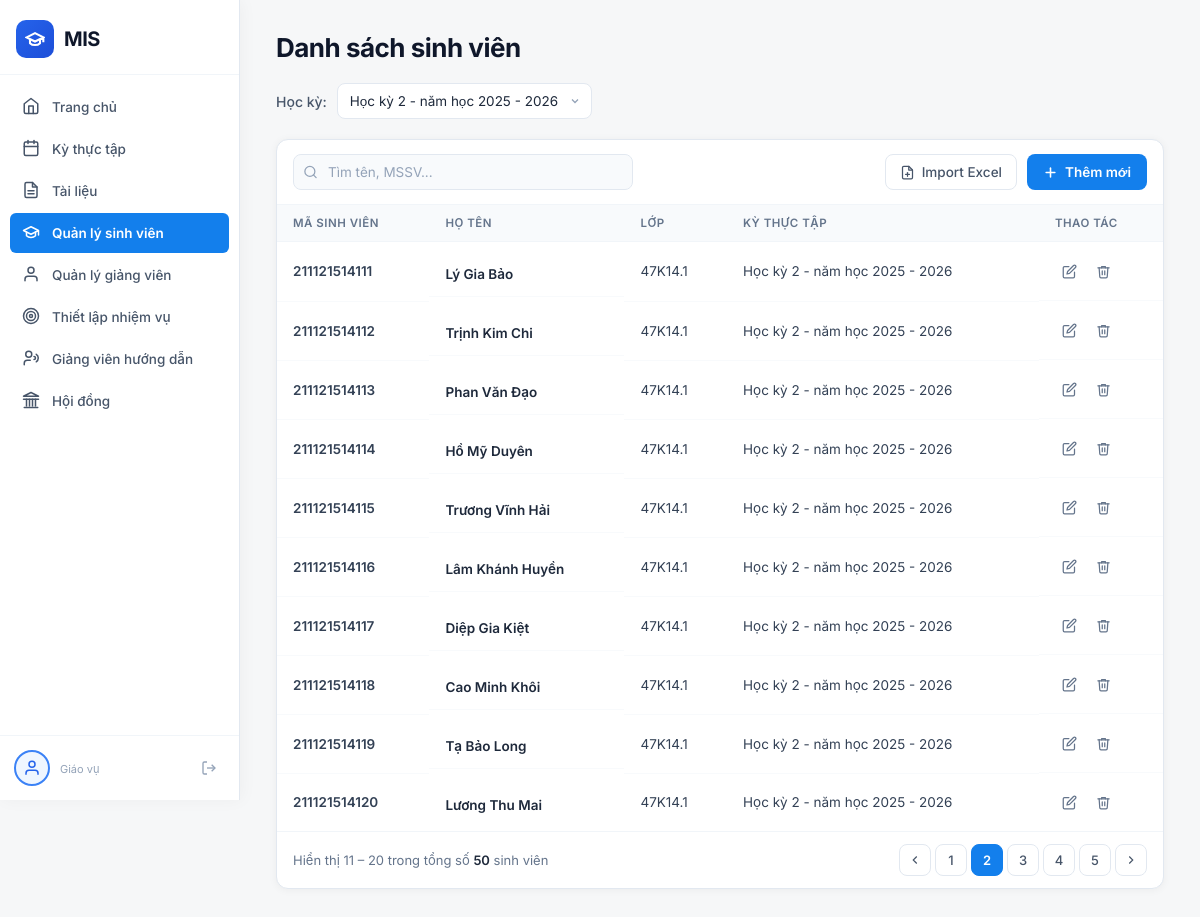
/giao-vu/quan-ly-sinh-vien/?page=2&ky=1, run on the app's committed database.
### Home/models.py (models this page shows, shortened)
class SinhVien(models.Model):
    ma_sv = models.CharField(max_length=20, primary_key=True)
    ho_ten = models.CharField(max_length=255)
    lop = models.CharField(max_length=50)
    ky_hien_tai = models.ForeignKey(KyThucTap, on_delete=models.SET_NULL, null=True)

class KyThucTap(models.Model):
    ten_ky = models.CharField(max_length=255)
    ngay_bat_dau = models.DateField()
    ngay_ket_thuc = models.DateField()
    gv_phu_trach = models.ForeignKey(GiangVien, on_delete=models.SET_NULL, null=True)

### GiaoVu/views.py (the view, shortened to what this page needs)
# urls.py: path('quan-ly-sinh-vien/', views.ql_sinh_vien_view, name='giaovu_qlsinhvien'),
def ql_sinh_vien_view(request):
    selected_ky  = request.GET.get('ky', '')
    search_query = request.GET.get('q', '').strip()
    if not selected_ky and 'ky' not in request.GET:
        newest = KyThucTap.objects.order_by('-id').first()
        if newest:
            selected_ky = str(newest.id)
    sv_list = SinhVien.objects.select_related('ky_hien_tai').all().order_by('ma_sv')
    if selected_ky:
        sv_list = sv_list.filter(ky_hien_tai__id=selected_ky)
    if search_query:
        sv_list = sv_list.filter(Q(ma_sv__icontains=search_query) | Q(ho_ten__icontains=search_query))
    paginator = Paginator(sv_list, 10)
    page_obj  = paginator.get_page(request.GET.get('page', 1))
    context = {
        'current_page' : 'qlsinhvien',
        'danh_sach_ky' : KyThucTap.objects.all().order_by('-id'),
        'page_obj'     : page_obj,
        'selected_ky'  : selected_ky,
        'selected_ky_int': int(selected_ky) if selected_ky.isdigit() else None,
        'search_query' : search_query,
    }
    return render(request, 'GiaoVu/sinh_vien.html', context)

### GiaoVu/templates/GiaoVu/sinh_vien.html (shortened to what this page needs)
{% extends 'GiaoVu/home.html' %}
{% load static %}
{% block extra_css %}
<link rel="stylesheet" href="{% static 'GiaoVu/css/sinh_vien.css' %}">
{% endblock %}
{% block content %}
<div class="page-container">
    <div class="page-header">
        <h1 class="page-title">Danh sách sinh viên</h1>
    </div>
    <div class="filter-bar">
        <label class="filter-label">Học kỳ:</label>
        <form method="get" id="filterForm">
            <select name="ky" class="select-ky" id="kySelect" onchange="document.getElementById('filterForm').submit()">
                {% for ky in danh_sach_ky %}
                <option value="{{ ky.id }}">{{ ky.ten_ky }}</option>
                {% endfor %}
            </select>
        </form>
    </div>
    <div class="table-card">
        <div class="table-toolbar">
            <form method="get" class="search-form" id="searchForm">
                <div class="search-box">
                    <input type="text" name="q" value="{{ search_query }}" placeholder="Tìm tên, MSSV..."
                        class="search-input" id="searchInput" autocomplete="off">
                </div>
            </form>
            <div class="toolbar-actions">
                <button class="btn-import" id="btnImport" type="button">
                    Import Excel
                </button>
                <button class="btn-primary" id="btnThemMoi" type="button">
                    <svg viewBox="0 0 24 24" fill="none" stroke="currentColor" stroke-width="2.5" stroke-linecap="round"
                        stroke-linejoin="round">
                        <line x1="12" y1="5" x2="12" y2="19"></line>
                        <line x1="5" y1="12" x2="19" y2="12"></line>
                    </svg>
                    Thêm mới
                </button>
            </div>
        </div>
        <table class="sv-table">
            <thead>
                <tr>
                    <th>Mã sinh viên</th>
                    <th>HỌ TÊN</th>
                    <th>LỚP</th>
                    <th>KỲ THỰC TẬP</th>
                    <th>THAO TÁC</th>
                </tr>
            </thead>
            <tbody>
                {% for sv in page_obj %}
                <tr>
                    <td class="td-mssv">{{ sv.ma_sv }}</td>
                    <td class="td-hoten">
                        <span class="sv-name">{{ sv.ho_ten }}</span>
                    </td>
                    <td>{{ sv.lop }}</td>
                    <td>{{ sv.ky_hien_tai.ten_ky|default:"—" }}</td>
                    <td class="td-actions">
                        <button class="btn-action btn-edit" type="button" title="Chỉnh sửa" data-ma="{{ sv.ma_sv }}"
                            data-hoten="{{ sv.ho_ten }}" data-lop="{{ sv.lop }}"
                            data-ky="{{ sv.ky_hien_tai.id|default:'' }}">
                            <svg viewBox="0 0 24 24" fill="none" stroke="currentColor" stroke-width="2"
                                stroke-linecap="round" stroke-linejoin="round">
                                <path d="M11 4H4a2 2 0 0 0-2 2v14a2 2 0 0 0 2 2h14a2 2 0 0 0 2-2v-7" />
                                <path d="M18.5 2.5a2.121 2.121 0 0 1 3 3L12 15l-4 1 1-4 9.5-9.5z" />
                            </svg>
                        </button>
                        <button class="btn-action btn-delete" type="button" title="Xóa"
                            onclick="confirmDelete('{{ sv.ma_sv }}', '{{ sv.ho_ten }}')">
                            <svg viewBox="0 0 24 24" fill="none" stroke="currentColor" stroke-width="2"
                                stroke-linecap="round" stroke-linejoin="round">
                                <polyline points="3 6 5 6 21 6" />
                                <path d="M19 6l-1 14a2 2 0 0 1-2 2H8a2 2 0 0 1-2-2L5 6" />
                                <path d="M10 11v6" />
                                <path d="M14 11v6" />
                                <path d="M9 6V4h6v2" />
                            </svg>
                        </button>
                    </td>
                </tr>
                {% empty %}
                <tr>
                    <td colspan="5" class="empty-row">Chưa có sinh viên nào.</td>
                </tr>
                {% endfor %}
            </tbody>
        </table>
        <div class="pagination-bar">
            {% if page_obj.paginator.count > 0 %}
            <span class="pagination-info">Hiển thị {{ page_obj.start_index }} – {{ page_obj.end_index }} trong tổng số <strong>{{ page_obj.paginator.count }}</strong> sinh viên</span>
            {% else %}
            <span class="pagination-info">Không có dữ liệu</span>
            {% endif %}
            <div class="pagination-btns">
                {% if page_obj.has_previous %}
                <a href="?page={{ page_obj.previous_page_number }}{% if selected_ky %}&ky={{ selected_ky }}{% endif %}{% if search_query %}&q={{ search_query }}{% endif %}"
                    class="pg-btn pg-prev">
                    <svg viewBox="0 0 24 24" fill="none" stroke="currentColor" stroke-width="2">
                        <polyline points="15 18 9 12 15 6"></polyline>
                    </svg>
                </a>
                {% else %}
                <button class="pg-btn pg-prev" type="button" disabled>
                    <svg viewBox="0 0 24 24" fill="none" stroke="currentColor" stroke-width="2">
                        <polyline points="15 18 9 12 15 6"></polyline>
                    </svg>
                </button>
                {% endif %}
                {% for num in page_obj.paginator.page_range %}
                {% if num == page_obj.number %}
                <span class="pg-btn pg-active">{{ num }}</span>
                {% else %}
                <a href="?page={{ num }}{% if selected_ky %}&ky={{ selected_ky }}{% endif %}{% if search_query %}&q={{ search_query }}{% endif %}"
                    class="pg-btn">{{ num }}</a>
                {% endif %}
                {% endfor %}
                {% if page_obj.has_next %}
                <a href="?page={{ page_obj.next_page_number }}{% if selected_ky %}&ky={{ selected_ky }}{% endif %}{% if search_query %}&q={{ search_query }}{% endif %}"
                    class="pg-btn pg-next">
                    <svg viewBox="0 0 24 24" fill="none" stroke="currentColor" stroke-width="2">
                        <polyline points="9 18 15 12 9 6"></polyline>
                    </svg>
                </a>
                {% else %}
                <button class="pg-btn pg-next" type="button" disabled>
                    <svg viewBox="0 0 24 24" fill="none" stroke="currentColor" stroke-width="2">
                        <polyline points="9 18 15 12 9 6"></polyline>
                    </svg>
                </button>
                {% endif %}
            </div>
        </div>
    </div>
</div>
{% endblock %}

### GiaoVu/static/GiaoVu/css/home.css (style rules this page uses)
:root { --sidebar-width: 240px; --radius-sm: 6px; --transition: all 0.22s cubic-bezier(0.4, 0, 0.2, 1); --gray-100: #f1f5f9; --gray-200: #e2e8f0; --gray-400: #94a3b8; --gray-800: #1e293b; --gray-900: #0f172a; --red: #dc2626; --red-bg: #fef2f2; }
*, *::before, *::after { box-sizing: border-box; margin: 0; padding: 0; }
body { font-family: 'Inter', -apple-system, BlinkMacSystemFont, sans-serif; background: #F6F7F8; color: var(--gray-800); display: flex; min-height: 100vh; }
a { text-decoration: none; color: inherit; }
button { cursor: pointer; border: none; background: none; font-family: inherit; }
svg { display: block; }

### data on the page
SinhVien: ma_sv "211121514111", ho_ten "Lý Gia Bảo", lop "47K14.1", ky_hien_tai.ten_ky "Học kỳ 2 - năm học 2025 - 2026"
SinhVien: ma_sv "211121514112", ho_ten "Trịnh Kim Chi", lop "47K14.1", ky_hien_tai.ten_ky "Học kỳ 2 - năm học 2025 - 2026"
SinhVien: ma_sv "211121514113", ho_ten "Phan Văn Đạo", lop "47K14.1", ky_hien_tai.ten_ky "Học kỳ 2 - năm học 2025 - 2026"
SinhVien: ma_sv "211121514114", ho_ten "Hồ Mỹ Duyên", lop "47K14.1", ky_hien_tai.ten_ky "Học kỳ 2 - năm học 2025 - 2026"
SinhVien: ma_sv "211121514115", ho_ten "Trương Vĩnh Hải", lop "47K14.1", ky_hien_tai.ten_ky "Học kỳ 2 - năm học 2025 - 2026"
SinhVien: ma_sv "211121514116", ho_ten "Lâm Khánh Huyền", lop "47K14.1", ky_hien_tai.ten_ky "Học kỳ 2 - năm học 2025 - 2026"
SinhVien: ma_sv "211121514117", ho_ten "Diệp Gia Kiệt", lop "47K14.1", ky_hien_tai.ten_ky "Học kỳ 2 - năm học 2025 - 2026"
SinhVien: ma_sv "211121514118", ho_ten "Cao Minh Khôi", lop "47K14.1", ky_hien_tai.ten_ky "Học kỳ 2 - năm học 2025 - 2026"
SinhVien: ma_sv "211121514119", ho_ten "Tạ Bảo Long", lop "47K14.1", ky_hien_tai.ten_ky "Học kỳ 2 - năm học 2025 - 2026"
SinhVien: ma_sv "211121514120", ho_ten "Lương Thu Mai", lop "47K14.1", ky_hien_tai.ten_ky "Học kỳ 2 - năm học 2025 - 2026"

### other printed values
{{ page_obj.start_index }} "11"
{{ page_obj.end_index }} "20"
{{ page_obj.paginator.count }} "50"
{{ num }} "1" "3" "4" "5"
{{ num }} "2"
form field ky "Học kỳ 2 - năm học 2025 - 2026"
